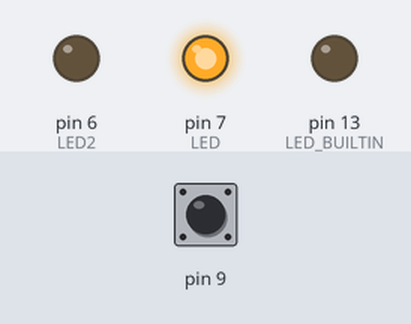
Simulated run of this sketch. Board: Arduino Uno, built with avr-gcc and run on an emulated ATmega328P. Parts: output pins drawn as LEDs (lit = HIGH). Inputs (shaded band) come from the test bench; at power-on: pin 9 HIGH. What the sketch prints to the serial monitor is not drawn.

Above: at 0.1 s.
At 1.1 s:
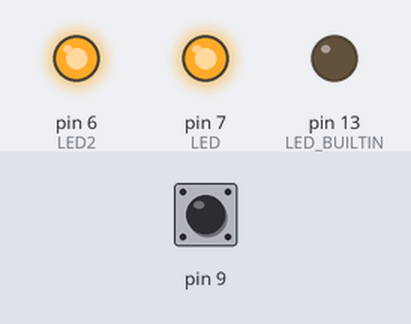
Timing chart, 0 to 2.6 s (numbered marks = the images above):
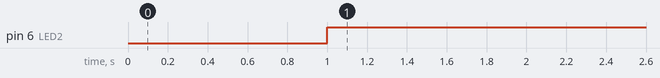

Measured:
- by itself, pin 6 (LED2): LOW → HIGH at 1.0 s

The sketch:

phase6.ino
```cpp
int LED = 7;
int LED2 = 6;
int val = 0;
void setup() {
  // initialize digital pin LED_BUILTIN as an output.
  Serial.begin(9600);
  pinMode(LED_BUILTIN, OUTPUT);
  pinMode(LED, OUTPUT);
  pinMode(LED2, OUTPUT);
  pinMode(9, INPUT_PULLUP);
  digitalWrite(LED, HIGH);
  digitalWrite(LED_BUILTIN, LOW);   // turn the LED off by making the voltage LOW
  delay(1000);
}

// the loop function runs over and over again forever
void loop() {


  val = digitalRead(9);
  Serial.println(val);// wait for a second
  //if (val =)
  if (digitalRead(9) == HIGH) {
    digitalWrite(LED2, HIGH);
    //WRITE CODE TO USE WIFI TO MAKE OTHER ARDUINO MOVE FORWARD FOR 5 SECONDS


  } else if (digitalRead(9) == LOW) {
    digitalWrite(LED2, LOW);
  }
}
```
